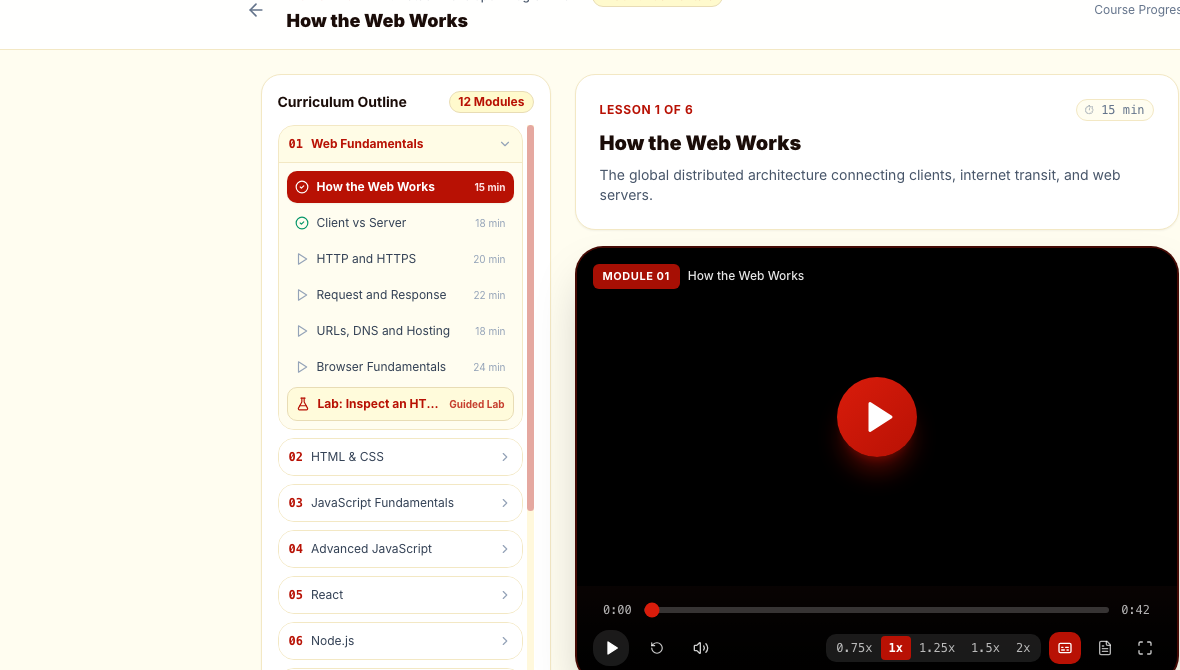
#> input picture scripts/video-assets/crops/crop_video_player.png, 1180 x 670 px, found by its file name
$ python render_hero_background_video.py
#> lines starting #> are read from the running program, lines starting #| are printed output that depends on the picture
#!/usr/bin/env python3
"""
SEVA Skill Passport — Cinematic Full-Width Hero Background Video
1920x1080 @ 30fps Full HD (450 Frames = 15.00 Seconds Seamless Loop)

Specially composed for full-width background treatment:
- Left zone (0 to 860px) is calm, warm cream with subtle ambient blooms (zero text collision with hero headline)
- Right zone (860 to 1860px) showcases high-energy After Effects motion graphics:
  * Stage 1: Continuous 5-stage roadmap & glowing nodes
  * Stage 2: Curriculum architecture & real video player + AI tutor card
  * Stage 3: Dark IDE code editor with automated sandbox test runner passing
  * Stage 4: Proctored competency gauges, streaming evidence tokens & SHA-256 ledger
- Muted H.264 MP4 with faststart, optimized for instant browser playback
"""
import os
import sys
import math
import subprocess
from PIL import Image, ImageDraw, ImageFont

WIDTH = 1920
HEIGHT = 1080
FPS = 30
TOTAL_FRAMES = 450 # 15.00 seconds

# Brand Colors
C_CREAM = (255, 253, 240)
C_CHIFFON = (255, 250, 205)
C_MILAN = (184, 17, 4)
C_MILAN_BRIGHT = (217, 28, 11)
C_ESPRESSO = (26, 12, 8)
C_MUTED = (110, 85, 77)
C_WHITE = (255, 255, 255)
C_GREEN = (16, 185, 129)
C_DARK_BG = (22, 10, 7)

def clamp(val, min_v=0.0, max_v=1.0):
    return max(min_v, min(max_v, val))

def ease_out_expo(t):
    t = clamp(t)
    return 1.0 if t >= 1.0 else 1.0 - math.pow(2.0, -10.0 * t)

def ease_out_back(t, s=1.4):
    t = clamp(t) - 1.0
    return t * t * ((s + 1.0) * t + s) + 1.0

def ease_in_out_cubic(t):
    t = clamp(t)
    return 4.0 * t * t * t if t < 0.5 else 0.5 * math.pow(2.0 * t - 2.0, 3) + 1.0

# Fonts
def get_font(size, bold=False):
    path = '/System/Library/Fonts/Supplemental/Arial Bold.ttf' if bold else '/System/Library/Fonts/HelveticaNeue.ttc'
    try:
        return ImageFont.truetype(path, size)
    except Exception:
        try:
            return ImageFont.truetype('/System/Library/Fonts/HelveticaNeue.ttc', size)
        except Exception:
            return ImageFont.load_default()

font_h1 = get_font(48, bold=True)
font_h2 = get_font(34, bold=True)
font_h3 = get_font(26, bold=True)
font_body = get_font(20, bold=False)
font_badge = get_font(17, bold=True)
font_code = get_font(18, bold=False)
font_mono = get_font(15, bold=False)

# Load cropped UI snippets
crop_dir = "scripts/video-assets/crops"
crops = {
    'video': Image.open(f"{crop_dir}/crop_video_player.png").convert('RGB'),
    'project': Image.open(f"{crop_dir}/crop_project_card.png").convert('RGB'),
    'ledger': Image.open(f"{crop_dir}/crop_evidence_ledger.png").convert('RGB'),
}
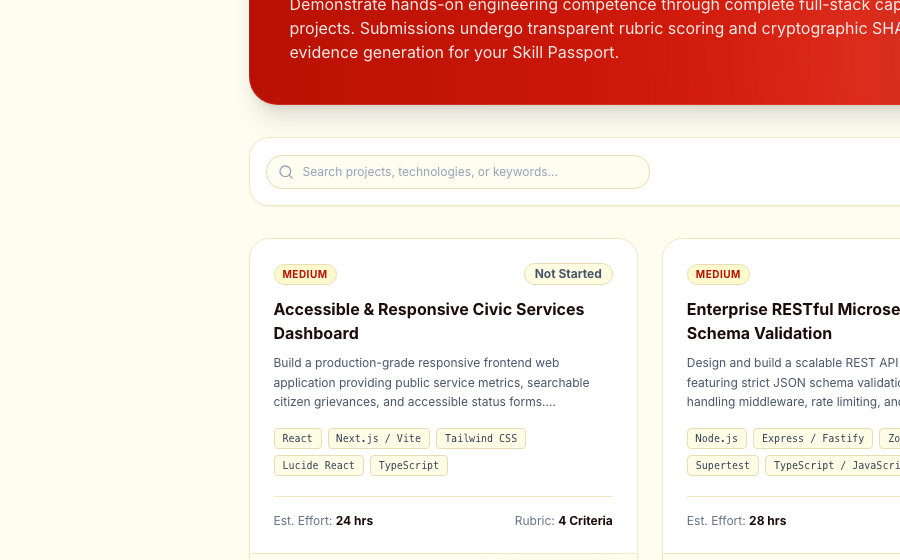
#> input picture scripts/video-assets/crops/crop_project_card.png, 900 x 560 px, found by its file name
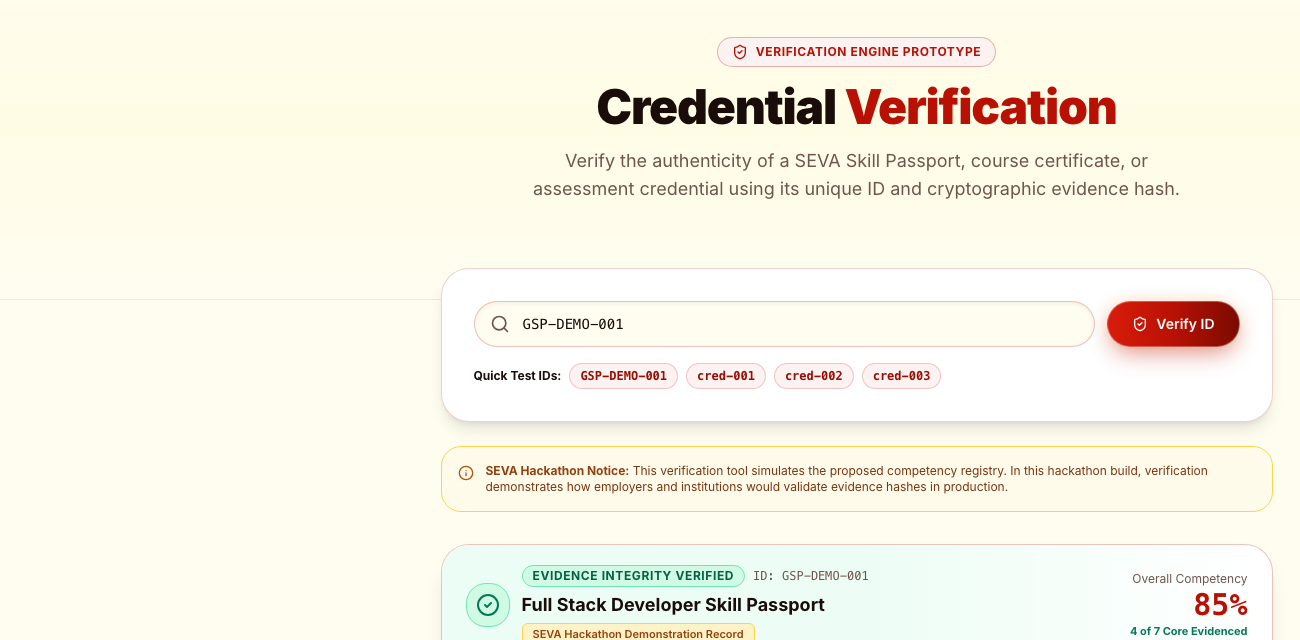
#> input picture scripts/video-assets/crops/crop_evidence_ledger.png, 1300 x 640 px, found by its file name

def draw_grid_background(img):
    d = ImageDraw.Draw(img)
    dot_color = (242, 232, 222)
    for x in range(30, WIDTH, 45):
        for y in range(30, HEIGHT, 45):
            d.ellipse([(x, y), (x + 2, y + 2)], fill=dot_color)

def draw_vector_card(img, x, y, w, h, radius=22, bg=C_WHITE, border=C_MILAN, border_w=2, shadow=True):
    d = ImageDraw.Draw(img)
    if shadow:
        d.rounded_rectangle([(x - 4, y + 4), (x + w + 4, y + h + 10)], radius=radius + 3, fill=(238, 226, 215))
        d.rounded_rectangle([(x - 2, y + 2), (x + w + 2, y + h + 5)], radius=radius + 1, fill=(244, 235, 225))
    d.rounded_rectangle([(x, y), (x + w, y + h)], radius=radius, fill=bg, outline=border, width=border_w)

def draw_bottom_pathway(img, active_stage=1, glow_pulse=0.0):
    """Draws the continuous 5-stage roadmap across the lower canvas."""
#> called with active_stage = 1, glow_pulse = 8
    d = ImageDraw.Draw(img)
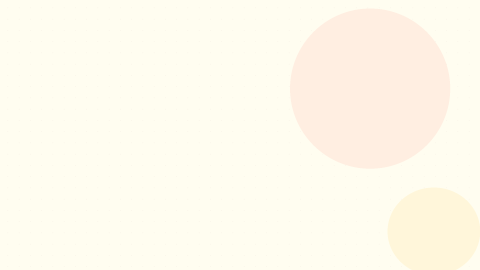
#> img: PIL image 1920x1080 RGB (shown at 1/4 size); mean R, G, B 255, 250.3, 236.6
    y_pos = 980
    stages = [(1, "LEARN"), (2, "PRACTISE"), (3, "BUILD"), (4, "ASSESS"), (5, "VERIFY")]
    xs = [380, 680, 980, 1280, 1580]

    # Connecting line
    d.line([(xs[0], y_pos), (xs[-1], y_pos)], fill=(225, 215, 205), width=4)
    active_line_x = xs[active_stage - 1]
    d.line([(xs[0], y_pos), (active_line_x, y_pos)], fill=C_MILAN, width=5)

    r = 20
    for idx, (num, label) in enumerate(stages):
        cx = xs[idx]
        if num < active_stage:
            d.ellipse([(cx - r, y_pos - r), (cx + r, y_pos + r)], fill=C_GREEN, outline=C_WHITE, width=2)
            pts = [(cx - 6, y_pos - 1), (cx - 2, y_pos + 5), (cx + 7, y_pos - 5)]
            d.line(pts, fill=C_WHITE, width=2, joint="curve")
        elif num == active_stage:
            glow_r = int(r + 10 * (0.8 + 0.2 * math.sin(glow_pulse)))
            d.ellipse([(cx - glow_r, y_pos - glow_r), (cx + glow_r, y_pos + glow_r)], fill=(255, 230, 225))
            d.ellipse([(cx - r, y_pos - r), (cx + r, y_pos + r)], fill=C_MILAN, outline=C_WHITE, width=3)
            d.text((cx - 5, y_pos - 10), str(num), font=font_badge, fill=C_WHITE)
            d.text((cx - 32, y_pos + 26), label, font=font_badge, fill=C_MILAN)
        else:
            d.ellipse([(cx - r, y_pos - r), (cx + r, y_pos + r)], fill=(245, 240, 235), outline=(215, 205, 195), width=2)
            d.text((cx - 5, y_pos - 10), str(num), font=font_badge, fill=C_MUTED)
            d.text((cx - 32, y_pos + 26), label, font=font_badge, fill=C_MUTED)

def render_bg_frame(f):
    frame = Image.new('RGB', (WIDTH, HEIGHT), C_CREAM)
    draw_grid_background(frame)
    d = ImageDraw.Draw(frame)

    # Ambient red glow blooms on the right
    t_cycle = (f / 75.0) % (2 * math.pi)
    glow_x = int(1450 + 60 * math.sin(t_cycle))
    glow_y = int(320 + 40 * math.cos(t_cycle))
    d.ellipse([(glow_x - 320, glow_y - 320), (glow_x + 320, glow_y + 320)], fill=(255, 238, 225))
    d.ellipse([(1550, 750), (1920, 1100)], fill=(255, 246, 218))

    # -------------------------------------------------------------
    # SECTION 1: LEARN (Frames 0 to 110 / 0.0s - 3.6s)
    # -------------------------------------------------------------
    if f < 110:
        local_f = f
        draw_bottom_pathway(frame, active_stage=1, glow_pulse=f * 0.2)

        # Right-side Stage Header Badge
        d.rounded_rectangle([(920, 70), (1160, 106)], radius=10, fill=(255, 238, 235), outline=C_MILAN, width=2)
        d.text((935, 79), "STAGE 01 // LEARN", font=font_badge, fill=C_MILAN)
        d.text((1180, 78), "Structured Lessons & Real AI Tutor", font=font_h3, fill=C_ESPRESSO)

        # Right-side Upper Card: Live Studio Video Player
        t_c1 = ease_out_back(min(1.0, local_f / 30.0), s=1.2)
        rx = int(920 + 50 * (1.0 - t_c1))
        rw, rh = 900, 460
        draw_vector_card(frame, rx, 130, rw, rh, radius=24, bg=C_WHITE, border=(225, 210, 200), border_w=2)
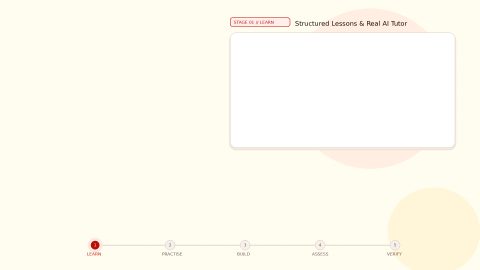
#> frame: PIL image 1920x1080 RGB (shown at 1/4 size); mean R, G, B 254.3, 251.6, 240.5

        # Paste video player snippet
        cropped_v = crops['video'].resize((rw - 20, rh - 20), Image.Resampling.LANCZOS)
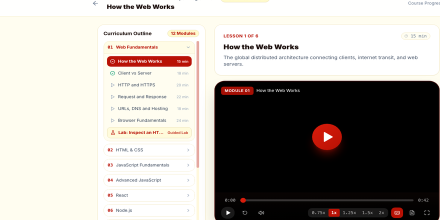
#> cropped_v: PIL image 880x440 RGB (shown at 1/2 size); mean R, G, B 172.5, 167.4, 161.9
        frame.paste(cropped_v, (rx + 10, 140))
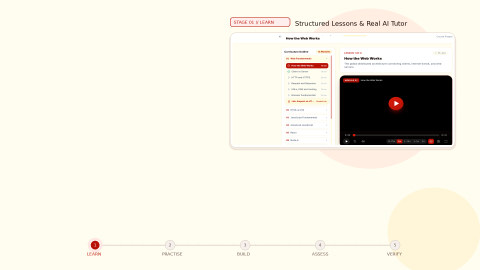
#> frame: PIL image 1920x1080 RGB (shown at 1/4 size); mean R, G, B 238.9, 235.2, 223.1

        # Overlay Pill
        d.rounded_rectangle([(rx + 25, 155), (rx + 340, 195)], radius=10, fill=C_MILAN)
        d.text((rx + 40, 163), "1080p Studio Video Courseware", font=font_badge, fill=C_WHITE)

        # Right-side Lower Card: Socratic AI Tutor Card (staggered entrance)
        if local_f > 20:
            t_c2 = ease_out_back(min(1.0, (local_f - 20) / 30.0), s=1.3)
            c2_y = int(620 + 40 * (1.0 - t_c2))
            draw_vector_card(frame, rx, c2_y, rw, 220, radius=20, bg=C_WHITE, border=C_MILAN, border_w=2)
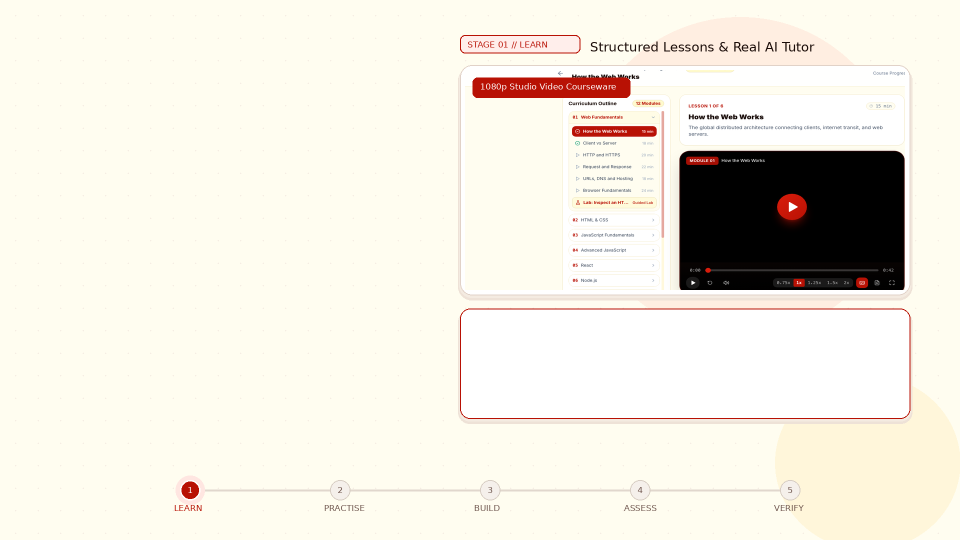
#> frame: PIL image 1920x1080 RGB (shown at 1/2 size); mean R, G, B 238.3, 233.6, 222.9

            d.ellipse([(rx + 30, c2_y + 24), (rx + 56, c2_y + 50)], fill=C_MILAN)
            d.text((rx + 37, c2_y + 27), "AI", font=font_badge, fill=C_WHITE)
            d.text((rx + 68, c2_y + 27), "REAL SOCRATIC AI TUTOR", font=font_badge, fill=C_MILAN)
            d.rounded_rectangle([(rx + rw - 210, c2_y + 20), (rx + rw - 30, c2_y + 52)], radius=8, fill=(245, 240, 235))
            d.text((rx + rw - 195, c2_y + 27), "Anti-Cheat Guard Active", font=font_mono, fill=C_MUTED)

            reply = "Notice how the inner function retains lexical scope access even after the parent execution context terminates."
            chars = int(min(1.0, (local_f - 30) / 45.0) * len(reply))
            d.text((rx + 30, c2_y + 75), reply[:chars], font=font_body, fill=C_ESPRESSO)

            # Progress bar
            d.text((rx + 30, c2_y + 140), "Module Progress: 84% Completed", font=font_mono, fill=C_MUTED)
            d.rounded_rectangle([(rx + 30, c2_y + 170), (rx + rw - 30, c2_y + 184)], radius=7, fill=(245, 235, 225))
            d.rounded_rectangle([(rx + 30, c2_y + 170), (rx + int((rw - 60) * 0.84), c2_y + 184)], radius=7, fill=C_MILAN)

    # -------------------------------------------------------------
    # SECTION 2: PRACTISE & BUILD (Frames 110 to 230 / 3.6s - 7.6s)
    # -------------------------------------------------------------
    elif f < 230:
        local_f = f - 110
        draw_bottom_pathway(frame, active_stage=2 if local_f < 60 else 3, glow_pulse=f * 0.2)

        # Stage Header
        d.rounded_rectangle([(920, 70), (1240, 106)], radius=10, fill=(255, 238, 235), outline=C_MILAN, width=2)
        d.text((935, 79), "STAGE 02 & 03 // PRACTISE & BUILD", font=font_badge, fill=C_MILAN)
        d.text((1260, 78), "Live Sandbox Labs & Real GitHub Projects", font=font_h3, fill=C_ESPRESSO)

        # Left sub-panel on right half: Terminal Code Editor
        t_p1 = ease_out_back(min(1.0, local_f / 30.0), s=1.2)
        rx = int(920 + 40 * (1.0 - t_p1))
        pw = 460
        ph = 710
        draw_vector_card(frame, rx, 130, pw, ph, radius=24, bg=C_DARK_BG, border=C_MILAN, border_w=2)

        # Terminal top
        d.rounded_rectangle([(rx, 130), (rx + pw, 175)], radius=24, fill=(35, 18, 14))
        d.rectangle([(rx, 160), (rx + pw, 175)], fill=(35, 18, 14))
        d.ellipse([(rx + 20, 148), (rx + 30, 158)], fill=(255, 95, 86))
        d.ellipse([(rx + 36, 148), (rx + 46, 158)], fill=(255, 189, 46))
        d.ellipse([(rx + 52, 148), (rx + 62, 158)], fill=(39, 201, 63))
        d.text((rx + 80, 144), "sandbox :: test_engine.ts", font=font_mono, fill=(220, 190, 180))

        # Code lines
        code_lines = [
            ("01", "import { Sandbox } from '@seva/core';", (200, 140, 130)),
            ("02", "export async function testScope() {", (255, 250, 205)),
            ("03", "  const env = new Sandbox();", (255, 255, 255)),
            ("04", "  const res = await env.run(task);", (255, 255, 255)),
            ("05", "  expect(res.leaks).toBe(0);", (255, 250, 205)),
            ("06", "}", (255, 250, 205)),
        ]
        y_c = 195
        for ln_num, ln_txt, ln_col in code_lines:
            d.text((rx + 20, y_c), ln_num, font=font_code, fill=C_MILAN)
            d.text((rx + 55, y_c), ln_txt, font=font_code, fill=ln_col)
            y_c += 28

        # Test Runner inside Left Sub-panel
        d.line([(rx, 410), (rx + pw, 410)], fill=(60, 30, 25), width=2)
        d.text((rx + 20, 428), "AUTOMATED TEST ASSERTIONS", font=font_badge, fill=C_MILAN_BRIGHT)

        test_items = [
            ("✓ PASS", "test_memory_isolation (12ms)", local_f > 15),
            ("✓ PASS", "test_event_concurrency (18ms)", local_f > 35),
            ("✓ PASS", "test_gc_stability (24ms)", local_f > 55),
        ]
        y_t = 465
        for st, desc, vis in test_items:
            if vis:
                d.text((rx + 20, y_t), st, font=font_code, fill=C_GREEN)
                d.text((rx + 90, y_t), desc, font=font_code, fill=(230, 220, 210))
            y_t += 28

        if local_f > 65:
            d.rounded_rectangle([(rx + 20, 630), (rx + pw - 20, 680)], radius=12, fill=C_GREEN)
            d.text((rx + 110, 646), "ALL 14 TESTS PASSING", font=font_badge, fill=C_WHITE)

        # Right sub-panel: Capstone Project Card
        t_p2 = ease_out_back(min(1.0, max(0.0, (local_f - 20)) / 30.0), s=1.2)
        px = int(1410 + 40 * (1.0 - t_p2))
        draw_vector_card(frame, px, 130, 440, ph, radius=24, bg=C_WHITE, border=C_MILAN, border_w=2)

        cropped_p = crops['project'].resize((410, 320), Image.Resampling.LANCZOS)
        frame.paste(cropped_p, (px + 15, 145))

        # Project Rubric Card Details
        d.rounded_rectangle([(px + 15, 490), (px + 425, 685)], radius=16, fill=(255, 250, 246), outline=(225, 215, 205), width=1)
        d.text((px + 30, 508), "CAPSTONE PROJECT EVALUATION", font=font_badge, fill=C_MILAN)
        d.text((px + 30, 545), "Distributed Skill Ledger", font=font_h3, fill=C_ESPRESSO)
        d.text((px + 30, 585), "• Architecture Score: 96/100", font=font_body, fill=C_ESPRESSO)
        d.text((px + 30, 615), "• Test Coverage: 98.4% Verified", font=font_body, fill=C_ESPRESSO)
        d.text((px + 30, 645), "• GitHub Repo: Verified Clean", font=font_mono, fill=C_GREEN)

    # -------------------------------------------------------------
    # SECTION 3: ASSESS & VERIFY (Frames 230 to 350 / 7.6s - 11.6s)
    # -------------------------------------------------------------
    elif f < 350:
        local_f = f - 230
        draw_bottom_pathway(frame, active_stage=4 if local_f < 60 else 5, glow_pulse=f * 0.2)

        # Stage Header
        d.rounded_rectangle([(920, 70), (1240, 106)], radius=10, fill=(255, 238, 235), outline=C_MILAN, width=2)
        d.text((935, 79), "STAGE 04 & 05 // ASSESS & VERIFY", font=font_badge, fill=C_MILAN)
        d.text((1260, 78), "Proctored Testing & SHA-256 Skill Passport", font=font_h3, fill=C_ESPRESSO)

        # Right Half: Assessment & Verification Display
        t_a1 = ease_out_back(min(1.0, local_f / 30.0), s=1.2)
        rx = int(920 + 40 * (1.0 - t_a1))
        rw, rh = 930, 710
        draw_vector_card(frame, rx, 130, rw, rh, radius=24, bg=C_WHITE, border=C_MILAN, border_w=2)

        # Competency Header
        d.text((rx + 35, 160), "COMPETENCY EVALUATION INDEX", font=font_badge, fill=C_MILAN)
        d.text((rx + 35, 200), "Overall Competency: 92/100", font=font_h2, fill=C_ESPRESSO)

        # 4 Verified Dimension Bars
        dims = [
            ("React & Next.js Architecture", 0.94, "94%"),
            ("Backend API & Distributed Systems", 0.89, "89%"),
            ("Database Tuning & SQL Models", 0.92, "92%"),
            ("Security & Proctored Integrity", 0.96, "96%"),
        ]
        for d_idx, (d_name, d_score, d_str) in enumerate(dims):
            dy = 265 + d_idx * 75
            d.text((rx + 35, dy), d_name, font=font_body, fill=C_ESPRESSO)
            d.text((rx + rw - 90, dy), d_str, font=font_badge, fill=C_MILAN)

            d.rounded_rectangle([(rx + 35, dy + 28), (rx + rw - 35, dy + 40)], radius=6, fill=(245, 238, 230))
            score_bar_prog = ease_out_expo(min(1.0, max(0.0, (local_f - 10 - d_idx * 8)) / 25.0))
            active_w = int((rw - 70) * d_score * score_bar_prog)
            d.rounded_rectangle([(rx + 35, dy + 28), (rx + 35 + active_w, dy + 40)], radius=6, fill=C_MILAN)

        # Cryptographic Hash Seal Box below
        d.rounded_rectangle([(rx + 35, 570), (rx + rw - 35, 700)], radius=18, fill=(255, 248, 245), outline=C_MILAN, width=2)
        d.text((rx + 55, 590), "IMMUTABLE EVIDENCE LEDGER", font=font_badge, fill=C_MILAN)
        d.rounded_rectangle([(rx + 55, 620), (rx + rw - 55, 660)], radius=8, fill=C_WHITE, outline=(225, 210, 200), width=1)
        d.text((rx + 70, 630), "🔒 SHA-256: 7f83b1657ff1fc53b92dc18148a1d65dfc2d4b", font=font_mono, fill=C_MILAN)
        d.text((rx + 55, 672), "✓ Validated by Academic Sandbox Engine • Instant Public Verification", font=font_body, fill=C_ESPRESSO)

    # -------------------------------------------------------------
    # SECTION 4: FINAL BRAND EMBLEM (Frames 350 to 450 / 11.6s - 15.0s)
    # -------------------------------------------------------------
    else:
        local_f = f - 350
        draw_bottom_pathway(frame, active_stage=5, glow_pulse=f * 0.2)

        # Right Half: Central Emblem Composition
        cx = 1380
        cy = 440

        # Ambient radiating circle
        bloom_r = int(220 + 20 * math.sin(local_f * 0.1))
        d.ellipse([(cx - bloom_r, cy - bloom_r), (cx + bloom_r, cy + bloom_r)], fill=(255, 238, 225))
        d.ellipse([(cx - 140, cy - 140), (cx + 140, cy + 140)], fill=(255, 248, 215))

        # Shield Emblem
        t_logo = ease_out_back(min(1.0, local_f / 30.0), s=1.5)
        r = int(65 * t_logo)
        d.rounded_rectangle([(cx - r, cy - 120 - r), (cx + r, cy - 120 + r)], radius=28, fill=C_MILAN, outline=C_WHITE, width=4)
        pts = [(cx - 24, cy - 120 - 2), (cx - 6, cy - 120 + 16), (cx + 26, cy - 120 - 16)]
        d.line(pts, fill=C_WHITE, width=8, joint="curve")

        # Title
        t_txt = "SEVA SKILL PASSPORT"
        bbox_t = d.textbbox((0, 0), t_txt, font=font_h1)
        tw = bbox_t[2] - bbox_t[0]
        d.text((cx - tw // 2, cy - 20), t_txt, font=font_h1, fill=C_MILAN)

        # Tagline
        sub_txt = "Learn Skills. Build Ability. Prove What You Can Do."
        bbox_s = d.textbbox((0, 0), sub_txt, font=font_h3)
        sw = bbox_s[2] - bbox_s[0]
        d.text((cx - sw // 2, cy + 45), sub_txt, font=font_h3, fill=C_ESPRESSO)

        # 4 Badges on the right
        badges = [
            ("16 In-Depth Modules", "Full Stack Curriculum"),
            ("100% Practical Labs", "Real Repositories"),
            ("SHA-256 Verified", "Tamper-Proof Evidence"),
            ("Academic Innovation", "Proposed Research Model"),
        ]
        by = cy + 120
        for b_idx, (b_title, b_sub) in enumerate(badges):
            bx = 960 + (b_idx % 2) * 440
            b_row_y = by + (b_idx // 2) * 90
            d.rounded_rectangle([(bx, b_row_y), (bx + 410, b_row_y + 75)], radius=16, fill=C_WHITE, outline=C_MILAN, width=2)
            d.text((bx + 20, b_row_y + 14), b_title, font=font_badge, fill=C_MILAN)
            d.text((bx + 20, b_row_y + 40), b_sub, font=font_mono, fill=C_MUTED)

    return frame

def main():
    os.makedirs('public/videos', exist_ok=True)
    hero_bg_mp4 = 'public/videos/seva-hero-bg.mp4'
    hero_bg_poster = 'public/videos/seva-hero-bg-poster.webp'

    # 1. Export poster (at frame 40 - Stage 1 overview)
    print("Exporting hero background poster...")
    poster_frame = render_bg_frame(40)
    poster_frame.save(hero_bg_poster, 'WEBP', quality=90)
    print(f"Saved hero bg poster: {hero_bg_poster}")

    # 2. Render Hero Background MP4 (450 frames @ 30fps)
    print(f"Rendering hero background MP4: {TOTAL_FRAMES} frames @ {FPS} fps...")
    cmd = [
        "ffmpeg", "-y",
        "-f", "rawvideo",
        "-vcodec", "rawvideo",
        "-s", f"{WIDTH}x{HEIGHT}",
        "-pix_fmt", "rgb24",
        "-r", str(FPS),
        "-i", "-",
        "-an", # Muted background video
        "-c:v", "libx264",
        "-preset", "slow",
        "-crf", "20",
        "-pix_fmt", "yuv420p",
        "-movflags", "+faststart",
        hero_bg_mp4
    ]

#> (the run stopped early here; a loop or call above may not have finished)
